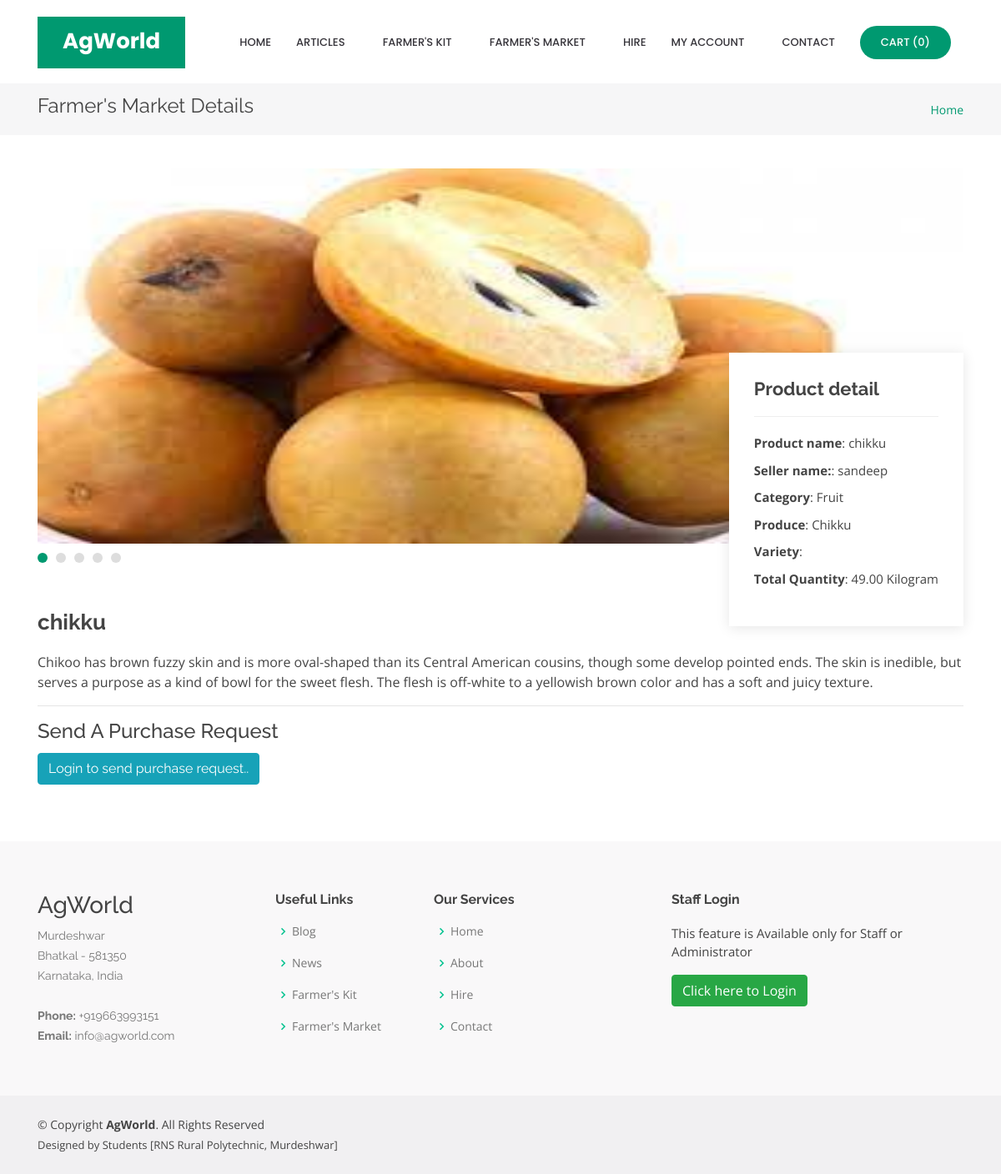
The page /displaysalesdetailed.php?productid=13 on the database its author committed.
### tables this page shows
CREATE TABLE `product` (
  `product_id` int(10) NOT NULL,
  `seller_id` int(10) NOT NULL,
  `category_id` int(10) NOT NULL,
  `produce_id` int(10) NOT NULL,
  `variety_id` int(10) NOT NULL,
  `title` varchar(100) NOT NULL,
  `img_1` varchar(100) NOT NULL,
  `img_2` varchar(100) NOT NULL,
  `img_3` varchar(100) NOT NULL,
  `img_4` varchar(100) NOT NULL,
  `img_5` varchar(100) NOT NULL,
  `quantity` float(10,2) NOT NULL,
  `quantity_type` varchar(25) NOT NULL,
  `description` text NOT NULL,
  `uploaded_date` date NOT NULL,
  `status` varchar(10) NOT NULL
);

CREATE TABLE `seller` (
  `seller_id` int(10) NOT NULL,
  `seller_name` varchar(25) NOT NULL,
  `seller_address` text NOT NULL,
  `state_id` int(10) NOT NULL,
  `country_id` int(10) NOT NULL,
  `city_id` int(10) NOT NULL,
  `pincode` varchar(10) NOT NULL,
  `contact_number` varchar(15) NOT NULL,
  `mobile_no` varchar(10) NOT NULL,
  `email_id` varchar(50) NOT NULL,
  `password` varchar(25) NOT NULL,
  `bank_name` varchar(50) NOT NULL,
  `bank_branch` varchar(50) NOT NULL,
  `bank_IFSC` varchar(25) NOT NULL,
  `bank_acno` varchar(25) NOT NULL,
  `status` varchar(10) NOT NULL
);

CREATE TABLE `category` (
  `category_id` int(10) NOT NULL,
  `category` varchar(25) NOT NULL,
  `category_type` varchar(25) NOT NULL,
  `description` text NOT NULL,
  `img` varchar(100) NOT NULL,
  `status` varchar(10) NOT NULL
);

CREATE TABLE `produce` (
  `produce_id` int(10) NOT NULL,
  `category_id` int(10) NOT NULL,
  `produce` varchar(25) NOT NULL,
  `description` text NOT NULL,
  `img` varchar(100) NOT NULL,
  `status` varchar(10) NOT NULL
);

### displaysalesdetailed.php (the view, shortened to what this page needs)
<?php
include("header.php");
?>
  <main id="main">
    <section id="breadcrumbs" class="breadcrumbs">
      <div class="container">
        <div class="d-flex justify-content-between align-items-center">
          <h2>Farmer's Market  Details</h2>
          <ol>
            <li><a href="index.php">Home</a></li>
          </ol>
        </div>
      </div>
    </section>
    <section id="portfolio-details" class="portfolio-details">
      <div class="container">
        <div class="portfolio-details-container" data-aos="fade-up" data-aos-delay="100">
          <div class="owl-carousel portfolio-details-carousel" >
<?php
	$sql = "SELECT * FROM product WHERE product_id='$_GET[productid]'";
  	$qsql = mysqli_query($con,$sql);
	$rs = mysqli_fetch_array($qsql);
			$sqlseller = "SELECT * FROM seller WHERE seller_id='$rs[seller_id]'";
			$qsqlseller = mysqli_query($con,$sqlseller);
			$rsseller = mysqli_fetch_array($qsqlseller);
			$sqlcategory = "SELECT * FROM category WHERE category_id='$rs[category_id]'";
			$qsqlcategory = mysqli_query($con,$sqlcategory);
			$rscategory = mysqli_fetch_array($qsqlcategory);
			$sqlproduce = "SELECT * FROM produce WHERE produce_id='$rs[produce_id]'";
			$qsqlproduce = mysqli_query($con,$sqlproduce);
			$rsproduce = mysqli_fetch_array($qsqlproduce);
			$sqlvariety = "SELECT * FROM variety WHERE variety_id='$rs[variety_id]'";
			$qsqlvariety = mysqli_query($con,$sqlvariety);
			$rsvariety = mysqli_fetch_array($qsqlvariety);
	$sqlslider = "SELECT * FROM product WHERE product_id='$_GET[productid]'";
  	$qsqlslider = mysqli_query($con,$sqlslider);
	$rsslider = mysqli_fetch_array($qsqlslider);
?>
            <img src="<?php echo "imgproduct/".$rsslider['img_1']; ?>" class="img-fluid-img" alt="" style="height: 450px;" >
          </div>
          <div class="portfolio-info">
            <h3>Product detail</h3>
            <ul>
              <li><strong>Product name</strong>: <?php echo $rs[title]; ?></li>
              <li><strong>Seller name:</strong>: <?php echo $rsseller[seller_name]; ?></li>
              <li><strong>Category</strong>: <?php echo $rscategory['category']; ?></li>
              <li><strong>Produce</strong>: <?php echo $rsproduce['produce']; ?></li>
              <li><strong>Variety</strong>: <?php echo $rsvariety['variety']; ?></li>
              <li><strong>Total Quantity</strong>: <?php echo $rs[quantity]; ?> <?php echo $rs['quantity_type']; ?></li>
            </ul>
          </div>
        </div>
        <div class="portfolio-description">
          <h2><?php echo $rs[title]; ?></h2>
          <p>
            <?php echo $rs['description']; ?>
          </p>
        </div>
<hr>
<h4>Send A Purchase Request</h4>
  <?php
				if(isset($_POST[submit]))
				{
					echo "<h2>Purchase request sent successfully..</h2><h3><a href='viewpurchaserequest.php'>View purchase request</a></h3>";
				}
				else
				{
						   if(isset($_SESSION[customerid]))
						   {
						   ?>
<form method="post" action="" name="frmpurchaserequest" onSubmit="return validatepurchaserequest()">
<input type="hidden" name="productid" value="<?php echo $rs[product_id]; ?>" />
<div class="form-row">
	<div class="col-md-6 form-group">
	Purchase Quantity<font color="#FF0000">*</font> <font color="#FF0000">  (in <?php echo $rs[quantity_type]; ?> ) </font>
	  <input type="number" max="<?php echo $rs[quantity]; ?>" name="quantity" id="quantity" value="<?php echo $rsedit[quantity]; ?>" autofocus class="form-control">
	</div>
	<div class="col-md-6 form-group"></div>
	<div class="col-md-6 form-group">
		Request Date<font color="#FF0000">*</font> <font color="#FF0000">  (in <?php echo $rs[quantity_type]; ?> ) </font>
		<input type="date" name="requestdate" id="requestdate" readonly value="<?php echo date("Y-m-d"); ?>" class="form-control">
	</div>
	<div class="col-md-6 form-group">
		Expiry Date<font color="#FF0000">*</font> <font color="#FF0000">  (in <?php echo $rs[quantity_type]; ?> ) </font>
		<input type="date" name="expirydate" id="expirydate" readonly value="<?php echo date('Y-m-d', strtotime(date("Y-m-d"). ' + 7 day')); ?>" class="form-control" >
	</div>
	<div class="col-md-12 form-group">
	<b>Any notes:</b>
<textarea name="note" id="note" class="form-control" ><?php echo $rsedit[note]; ?></textarea>
	</div>
	<div class="col-md-12 form-group">
	<input type="submit" name="submit" id="submit" value="Click Here to send purchase request.." class="btn btn-info">
	</div>
</div>
</form>
							<?php
						   }
						   else
						   {
							?>
                             <h2><a href='customerloginpanel.php?pagename=<?php echo basename($_SERVER['PHP_SELF']); ?>&productid=<?php echo $rs[product_id]; ?>'  class="btn btn-info">Login to send purchase request..</a></h2>
                           <?php
						   }
				}
						   ?>
      </div>
    </section>
  </main>
<?php
include("footer.php");
?>

### assets/css/style.css (style rules this page uses)
body { font-family: "Open Sans", sans-serif; color: #444444; }
a { color: #009970; }
h1, h2, h3, h4, h5, h6 { font-family: "Raleway", sans-serif; }
section { padding: 60px 0; overflow: hidden; }
.breadcrumbs { padding: 15px 0; background: #f6f6f7; margin-top: 100px; }
.breadcrumbs h2 { font-size: 24px; line-height: 1; font-weight: 400; }
.breadcrumbs ol { display: flex; flex-wrap: wrap; list-style: none; padding: 0; margin: 0; font-size: 14px; }
.portfolio-details { padding-top: 40px; }
.portfolio-details .portfolio-details-container { position: relative; }
.portfolio-details .portfolio-details-carousel { position: relative; z-index: 1; }
.portfolio-details .portfolio-info { padding: 30px; position: absolute; right: 0; bottom: -70px; background: #fff; box-shadow: 0px 2px 15px rgba(0, 0, 0, 0.1); z-index: 2; }
.portfolio-details .portfolio-info h3 { font-size: 22px; font-weight: 700; margin-bottom: 20px; padding-bottom: 20px; border-bottom: 1px solid #eee; }
.portfolio-details .portfolio-info ul { list-style: none; padding: 0; font-size: 15px; }
.portfolio-details .portfolio-info ul li + li { margin-top: 10px; }
.portfolio-details .portfolio-description { padding-top: 50px; }
.portfolio-details .portfolio-description h2 { width: 50%; font-size: 26px; font-weight: 700; margin-bottom: 20px; }
.portfolio-details .portfolio-description p { padding: 0 0 0 0; }

### displaysalesdetailed.php (style rules this page uses)
.img-fluid-img { max-width: 100%; height: 300px; }

### rows shown on the page
product: img_1 (picture), title "chikku", quantity "49.00", quantity_type "Kilogram", description "Chikoo has brown fuzzy skin and is more oval-shaped than its Central American cousins, though some develop pointed ends. The skin is inedible, but serves a purpose as a kind of bowl for the sweet flesh. The flesh is off-white to a yellowish brown color and has a soft and juicy texture."
seller: seller_name "sandeep"
category: category "Fruit"
produce: produce "Chikku"

### other values the page prints
mysqli_num_rows($qsqlproduct_purchase_record) "0"
